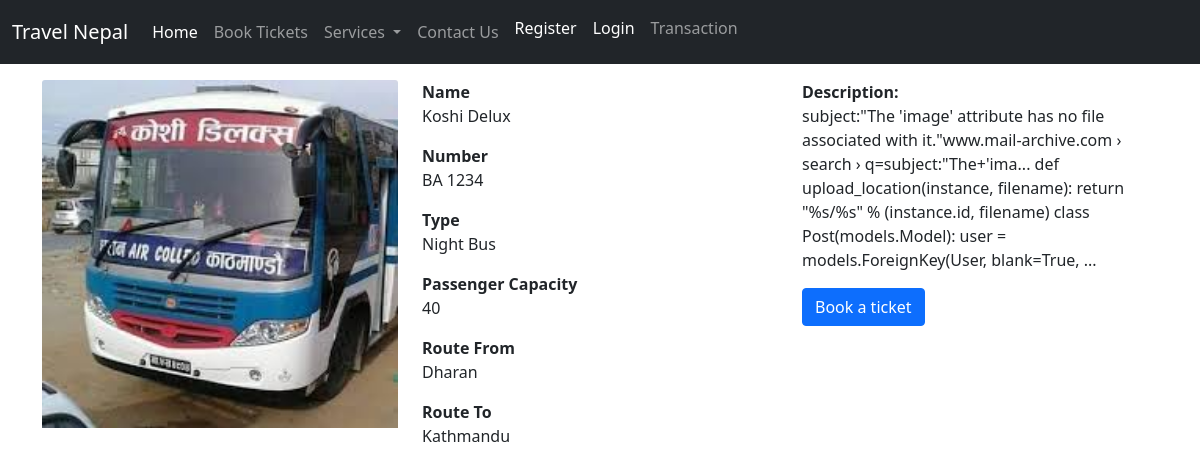
/tickets/busdetails/1/, run on the app's committed database.
### tickets/models.py (models this page shows, shortened)
class Vehicle(models.Model):
    vnumber = models.CharField(max_length=100)
    vname = models.CharField(max_length=200)
    vtype = models.ForeignKey(VehicleType, on_delete=models.CASCADE)
    vseat = models.IntegerField()
    vroutefrom = models.ForeignKey(VehicleRouteFrom, on_delete=models.CASCADE, default=None)
    vrouteto = models.ForeignKey(VehicleRouteTo, on_delete=models.CASCADE, default=None)
    vimage = models.ImageField(blank=True, upload_to='images')
    vdescription = models.TextField(blank=True)

class VehicleType(models.Model):
    type = models.CharField(max_length=100)
    def __str__(self):
        return self.type

class VehicleRouteFrom(models.Model):
    routefrom = models.CharField(max_length=200, default=None)
    def __str__(self):
        return self.routefrom

class VehicleRouteTo(models.Model):
    routeto = models.CharField(max_length=200, default=None)
    def __str__(self):
        return self.routeto

### tickets/views.py (the view)
# urls.py: path('busdetails/<int:pk>/', views.BusDetails, name="busdetails"),
def BusDetails(request, pk):
    busDetails = Vehicle.objects.get(id=pk)
    context = {
        'busdetails': busDetails
    }
    return render(request, 'busdetails.html', context)

### templates/busdetails.html (shortened to what this page needs)
{% extends 'base.html' %}
{% block content %}
<div class="row mt-3">
    <div class="col-md-4">
        <img class="card-img-top" src="{{busdetails.vimage.url}}" alt="" srcset="">
    </div>
    <div class="col-md-4">
        <b>Name</b>
        <p>{{busdetails.vname}}</p>
        <b>Number</b>
        <p>{{busdetails.vnumber}}</p>
        <b>Type</b>
        <p>{{busdetails.vtype}}</p>
        <b>Passenger Capacity</b>
        <p>{{busdetails.vseat}}</p>
        <b>Route From</b>
        <p>{{busdetails.vroutefrom}}</p>
        <b>Route To</b>
        <p>{{busdetails.vrouteto}}</p>
    </div>
    <div class="col-md-4">
        <b>Description:</b>
        <p>{{busdetails.vdescription}}</p>
        <a class="btn btn-primary" href="{% url 'bookticket' busdetails.id%}">Book a ticket</a>
    </div>
</div>
{% endblock content %}

### data on the page
Vehicle: vimage (picture), vname "Koshi Delux", vnumber "BA 1234", vtype "Night Bus", vseat "40", vroutefrom "Dharan", vrouteto "Kathmandu", vdescription "subject:\"The 'image' attribute has no file associated with it.\"www.mail-archive.com › search › q=subject:\"The+'ima... def upload_location(instance, filename): return \"%s/%s\" % (instance.id, filename) class Post(models.Model): user = models.ForeignKey(User, blank=True, ..."
